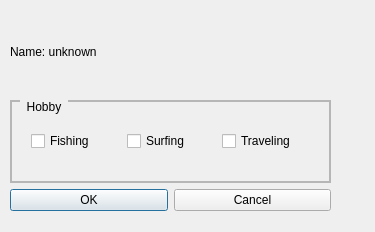
<?xml version="1.0" encoding="UTF-8"?>
<ui version="4.0">
 <class>MyDialog</class>
 <widget class="QDialog" name="MyDialog">
  <property name="geometry">
   <rect>
    <x>0</x>
    <y>0</y>
    <width>375</width>
    <height>232</height>
   </rect>
  </property>
  <property name="windowTitle">
   <string>Dialog</string>
  </property>
  <property name="styleSheet">
   <string notr="true">QGroupBox {
	border: 2px solid rgb(182,182,182);
	margin-top: 1ex;
}
QGroupBox::title {
	subcontrol-origin: margin;
	subcontrol-position: top left;
	padding: 0 5px;
	left: 10px;
}</string>
  </property>
  <widget class="QWidget" name="layoutWidget">
   <property name="geometry">
    <rect>
     <x>10</x>
     <y>10</y>
     <width>321</width>
     <height>201</height>
    </rect>
   </property>
   <layout class="QVBoxLayout" name="verticalLayout">
    <item>
     <widget class="QLabel" name="lblName">
      <property name="text">
       <string>Name: unknown</string>
      </property>
     </widget>
    </item>
    <item>
     <widget class="QGroupBox" name="groupBox_2">
      <property name="title">
       <string>Hobby</string>
      </property>
      <widget class="QWidget" name="layoutWidget">
       <property name="geometry">
        <rect>
         <x>21</x>
         <y>30</y>
         <width>281</width>
         <height>22</height>
        </rect>
       </property>
       <layout class="QHBoxLayout" name="horizontalLayout_2">
        <item>
         <widget class="QCheckBox" name="chkFishing">
          <property name="text">
           <string>Fishing</string>
          </property>
         </widget>
        </item>
        <item>
         <widget class="QCheckBox" name="chkSurfing">
          <property name="text">
           <string>Surfing</string>
          </property>
         </widget>
        </item>
        <item>
         <widget class="QCheckBox" name="chkTraveling">
          <property name="text">
           <string>Traveling</string>
          </property>
         </widget>
        </item>
       </layout>
      </widget>
     </widget>
    </item>
    <item>
     <layout class="QHBoxLayout" name="horizontalLayout_3">
      <item>
       <widget class="QPushButton" name="btnOK">
        <property name="text">
         <string>OK</string>
        </property>
       </widget>
      </item>
      <item>
       <widget class="QPushButton" name="btnCancel">
        <property name="text">
         <string>Cancel</string>
        </property>
       </widget>
      </item>
     </layout>
    </item>
   </layout>
  </widget>
 </widget>
 <resources/>
 <connections/>
</ui>
